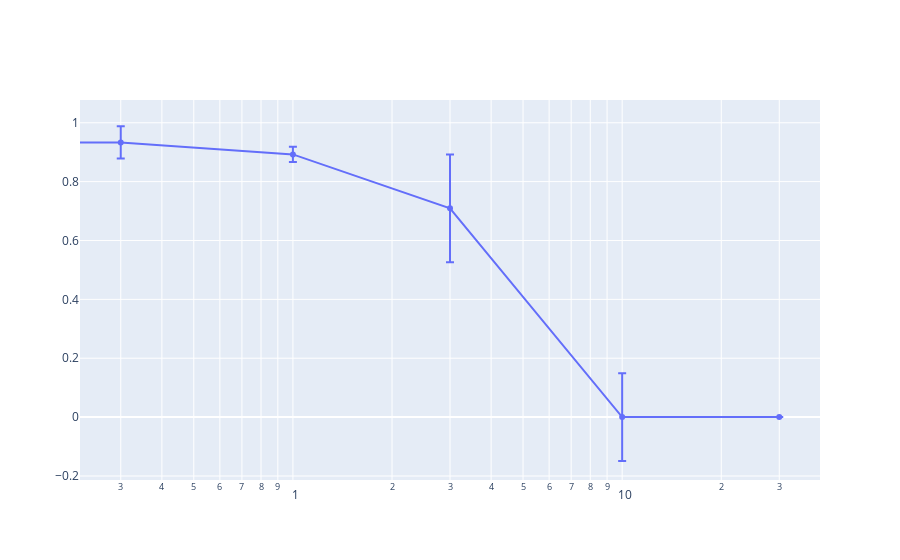

Notebook code for this chart:
### Code cell
import plotly.graph_objects as go

fig = go.Figure(data=go.Scatter(
        x=xs,
        y=ys,
        error_y=dict(
            type='data', # value of error bar given in data coordinates
            array=stds,
            visible=True)
    ))
fig.update_xaxes(type="log")
fig.show()

### Figure 1 — Plotly figure (JSON) as saved in the notebook; plotly's stock layout.template omitted (floating-point values rounded to 4 significant figures)
{"data": [{"error_y": {"array": [0, 0.05486, 0.02578, 0.183, 0.1492, 0], "type": "data", "visible": true}, "type": "scatter", "x": [0, 0.3, 1, 3, 10, 30], "y": [1, 0.9332, 0.8925, 0.7092, 0, 0]}], "layout": {"xaxis": {"type": "log"}}}
